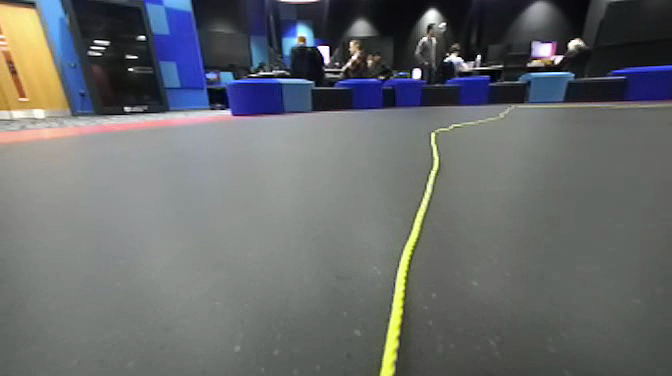
#> input picture sample_frame.png, 672 x 376 px
$ python -i robot_utils.py   (imports and definitions only)
#> lines starting #> are read from the running program, lines starting #| are printed output that depends on the picture; after the words box and inside, x2 and y2 are one past the last pixel; in counts of white or black regions, pixels touching at a corner belong together
#> further down, picture is the input picture: shape (376, 672, 3); mean B, G, R 108.1, 106.5, 103.9
import cv2
import numpy as np
import os

# [11 lines left out: function read_image_files, not called in this run]

#Crop frame to lower half(50%)
def crop_frame(frame):
    h, w = frame.shape[:2]
    return frame[h//2:, :]

#detect yellow colour in given frame and returns a bnary mask
def detect_yellow(colour_frame):
    # Work directly on the passed frame — caller handles cropping
    hsv = cv2.cvtColor(colour_frame, cv2.COLOR_BGR2HSV)
#> hsv: shape (376, 672, 3); mean H, S, V 70.7, 33.9, 115

    # thresholds for neon lime-yellow rope:
    # H 20-35 covers yellow through lime-green in OpenCV's 0-179 scale
    # S 100-255 avoids detecting near-grey floor surfaces
    # V 80-255 catches shadowed/textured parts of the braided rope
    lower_yellow = np.array([20, 100, 100])
    upper_yellow = np.array([35, 255, 255])
    roi_mask = cv2.inRange(hsv, lower_yellow, upper_yellow)
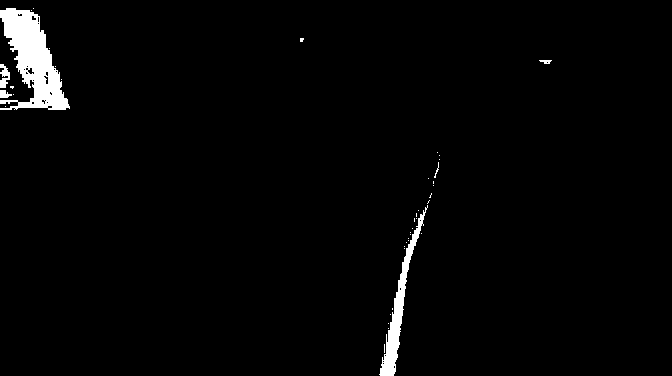
#> roi_mask: shape (376, 672); 2.2% white; 41 white regions (35 under 20 px), largest, box (x1, y1, x2, y2) and area: (0, 8, 70, 110) 3618, (379, 205, 428, 376) 1506, (0, 64, 10, 88) 149, (0, 90, 12, 98) 67, (539, 60, 552, 64) 35, (434, 162, 439, 178) 22

    # Fill gaps from braided rope texture and thicken the detection
    kernel = np.ones((7, 7), np.uint8)
    roi_mask = cv2.morphologyEx(roi_mask, cv2.MORPH_CLOSE, kernel)
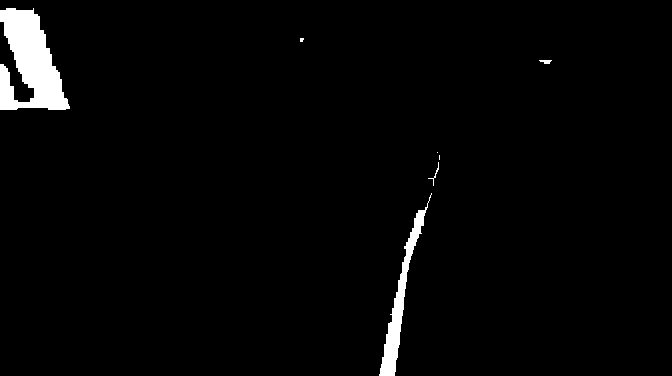
#> roi_mask: shape (376, 672); 2.4% white; 7 white regions (3 under 20 px), largest, box (x1, y1, x2, y2) and area: (0, 8, 70, 110) 4324, (379, 193, 432, 376) 1763, (539, 60, 552, 64) 36, (428, 162, 439, 186) 36
    roi_mask = cv2.dilate(roi_mask, kernel, iterations=1)
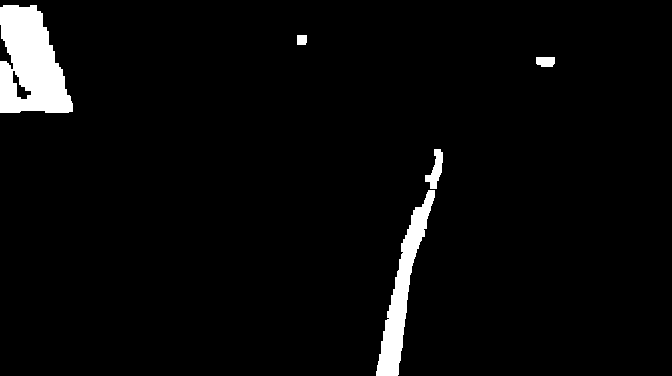
#> roi_mask: shape (376, 672); 3.7% white; 5 white regions, box (x1, y1, x2, y2) and area: (0, 5, 73, 113) 5638, (376, 190, 435, 376) 3179, (425, 149, 443, 189) 364, (536, 57, 555, 67) 174, (297, 35, 307, 45) 98

    return roi_mask

#FIT A LINEAR LINE TO THE DETECTED YELLOW MASK
# [205 lines left out: functions fit_line, get_line_direction, get_steering_magnitude, get_line_direction, get_steering_error, is_rope_visible and 2 more, not called in this run]

>>> import cv2
>>> picture = cv2.imread('sample_frame.png')
>>> result = detect_yellow(picture)
